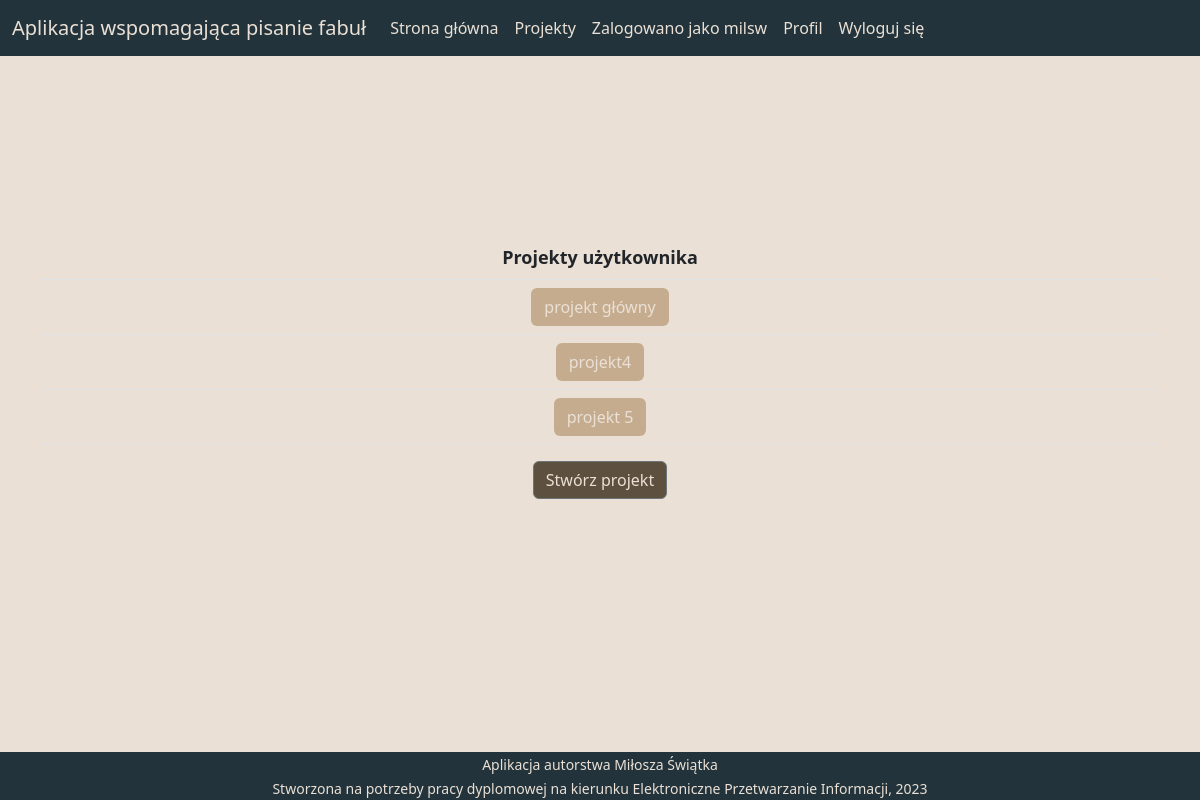
Page /projects/ (signed in) on the committed database.
### aplikacja_dyplomowa/models.py (models this page shows)
class Projects(models.Model):
    project_name = models.CharField(max_length=64)
    user = models.ForeignKey(User, on_delete=models.CASCADE)
    createdAt = models.DateTimeField(auto_now_add=True)
    updatedAt = models.DateTimeField(auto_now=True)
    class Meta:
        unique_together = ['project_name', 'user']
    def __repr__(self):
        return f'{self.project_name}'
    def __str__(self):
        return self.__repr__()

### aplikacja_dyplomowa/views.py (the view)
# urls.py: path('projects/', views.show_projects, name='project_list'),
@login_required(login_url='login')
def show_projects(request):
    projects = Projects.objects.filter(user=request.user)
    context = {
        'projects': projects
    }
    return render(request, 'project_structure/project_list.html', context)

### templates/project_structure/project_list.html (shortened to what this page needs)
<!DOCTYPE html>
    <html lang="pl">
        {% extends 'base.html' %}
        {% block content %}
            <body>
                <div class="display-info">
                    {% if projects|length == 0 %}
                        <div class="big-div container text-center">
                            Nie masz jeszcze żadnych projektów. <br>
                            <a href="{% url 'create_project' %}" class="btn btn-secondary custom-from-button"> Stwórz swój pierwszy projekt! </a> <br>
                        </div>
                    {% else %}
                        <div class="big-div container text-center">
                            <table class="table">
                                <thead>
                                    <tr>
                                        <th scope="col"> Projekty użytkownika </th>
                                    </tr>
                                </thead>
                                <tbody>
                                    {% for project in projects %}
                                        <tr>
                                            <td> <a href="{% url 'view_project' project_pk=project.id %}" class="btn custom-list-button"> {{ project }} </a> </td>
                                        </tr>
                                    {% endfor %}
                                </tbody>
                            </table>
                            <a href="{% url 'create_project' %}" class="btn btn-secondary custom-from-button"> Stwórz projekt </a>
                        </div>
                    {% endif %}
                </div>
            </body>
        {% endblock %}

### templates/base.html (shortened to what this page needs)
{% load static %}
<!DOCTYPE html>
    <html lang="pl">
        <head>
            <link href="https://cdn.jsdelivr.net/npm/bootstrap@5.2.3/dist/css/bootstrap.min.css" rel="stylesheet">
            <link rel="stylesheet" href="{% static 'base.css' %}">
        </head>
        <body>
            {% block navbar %}
                <nav class="navbar navbar-expand-lg navbar-dark" style="background-color: var(--gunmetal)">
                    <div class="container-fluid">
                        <a class="navbar-brand" style="color: var(--almond)"> Aplikacja wspomagająca pisanie fabuł </a>
                        {% if user.is_authenticated %}
                            <div class="collapse navbar-collapse" id="navbarSupportedContent">
                                <ul class="navbar-nav me-auto mb-2 mb-lg-0">
                                    <li class="nav-item">
                                        <a class="nav-link active" style="color: var(--almond)" href="{% url 'main' %}"> Strona główna </a>
                                    </li>
                                    <li class="nav-item">
                                        <a class="nav-link active" style="color: var(--almond)" href="{% url 'project_list' %}"> Projekty </a>
                                    </li>
                                    <li class="nav-item">
                                        <a class="nav-link active" style="color: var(--almond)"> Zalogowano jako {{ user.username }} </a>
                                    </li>
                                    <li>
                                        <a class="nav-link active" style="color: var(--almond)" href="{% url 'account_view' %}"> Profil </a>
                                    </li>
                                    <li class="nav-item">
                                        <a class="nav-link active" style="color: var(--almond)" href="{% url 'logout' %}"> Wyloguj się </a>
                                    </li>
                                </ul>
                            </div>
                        {% endif %}
                    </div>
                </nav>
            {% endblock %}
        {% block content %}{% endblock %}
        </body>
        <footer class="mt-5" style="background-color: var(--gunmetal)">
            <div class="container text-light text-center">
                <small style="color: var(--almond)"> Aplikacja autorstwa Miłosza Świątka </small> <br>
                <small style="color: var(--almond)"> Stworzona na potrzeby pracy dyplomowej na kierunku Elektroniczne Przetwarzanie Informacji, 2023 </small>
            </div>
        </footer>
    </html>

### static/base.css (style rules this page uses)
:root { --black: #0a0908ff; --gunmetal: #22333bff; --almond: #eae0d5ff; --khaki: #c6ac8fff; --walnut-brown: #5e503fff; }
body { background-color: var(--almond); margin-bottom: 15%; }
body::after { content: ''; display: block; height: 15%; }
footer { position: fixed; bottom: 0; width: 100%; height: auto; }
.big-div { margin-top: 15%; width: auto; }
.custom-from-button { background-color: var(--walnut-brown); color: var(--almond); }
.display-info { font-size: 18px; }
.custom-list-button { background-color: var(--khaki); color: var(--almond); }

### rows in the picture
Projects: project_name "projekt główny"
Projects: project_name "projekt4"
Projects: project_name "projekt 5"

### other values in the picture
{{ user.username }} "milsw"
